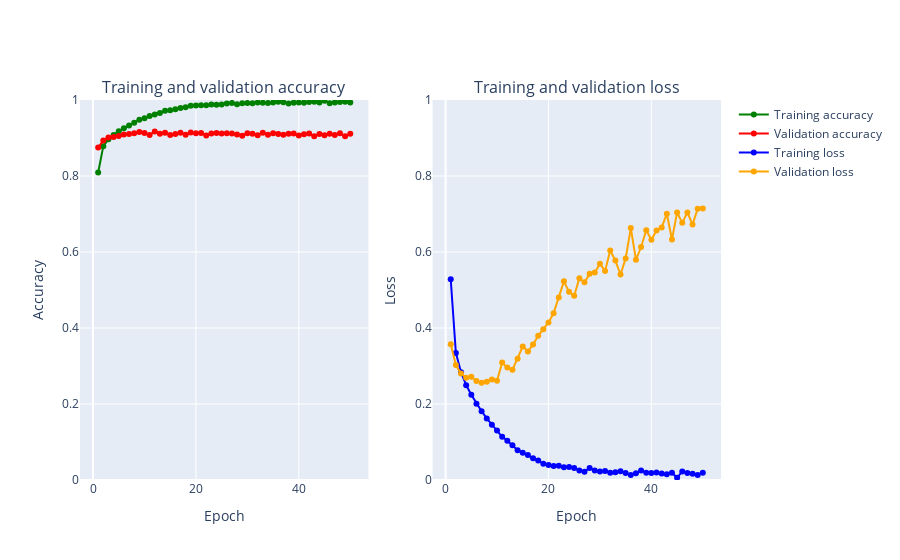

The code cell stored with this chart in its notebook:
### Markdown cell above
### Plot Functions

### Code cell
def create_trace(x,y,ylabel,color):
        trace = go.Scatter(
            x = x,y = y,
            name=ylabel,
            marker=dict(color=color),
            mode = "markers+lines",
            text=x
        )
        return trace
    
def plot_accuracy_and_loss(train_model):
    hist = train_model.history
    acc = hist['accuracy']
    val_acc = hist['val_accuracy']
    loss = hist['loss']
    val_loss = hist['val_loss']
    epochs = list(range(1,len(acc)+1))
    
    trace_ta = create_trace(epochs,acc,"Training accuracy", "Green")
    trace_va = create_trace(epochs,val_acc,"Validation accuracy", "Red")
    trace_tl = create_trace(epochs,loss,"Training loss", "Blue")
    trace_vl = create_trace(epochs,val_loss,"Validation loss", "Orange")
   
    fig = tools.make_subplots(rows=1,cols=2, subplot_titles=('Training and validation accuracy',
                                                             'Training and validation loss'))
    fig.append_trace(trace_ta,1,1)
    fig.append_trace(trace_va,1,1)
    fig.append_trace(trace_tl,1,2)
    fig.append_trace(trace_vl,1,2)
    fig['layout']['xaxis'].update(title = 'Epoch')
    fig['layout']['xaxis2'].update(title = 'Epoch')
    fig['layout']['yaxis'].update(title = 'Accuracy', range=[0,1])
    fig['layout']['yaxis2'].update(title = 'Loss', range=[0,1])

    
    iplot(fig, filename='accuracy-loss')

plot_accuracy_and_loss(train_model)

### Figure 1 — Plotly figure (JSON) as saved in the notebook; plotly's stock layout.template omitted (floating-point values rounded to 4 significant figures)
{"data": [{"marker": {"color": "Green"}, "mode": "markers+lines", "name": "Training accuracy", "text": ["1", "2", "3", "4", "5", "6", "7", "8", "9", "10", "11", "12", "13", "14", "15", "16", "17", "18", "19", "20", "21", "22", "23", "24", "25", "26", "27", "28", "29", "30", "31", "32", "33", "34", "35", "36", "37", "38", "39", "40", "41", "42", "43", "44", "45", "46", "47", "48", "49", "50"], "type": "scatter", "x": [1, 2, 3, 4, 5, 6, 7, 8, 9, 10, 11, 12, 13, 14, 15, 16, 17, 18, 19, 20, 21, 22, 23, 24, 25, 26, 27, 28, 29, 30, 31, 32, 33, 34, 35, 36, 37, 38, 39, 40, 41, 42, 43, 44, 45, 46, 47, 48, 49, 50], "xaxis": "x", "y": [0.8092, 0.8785, 0.8966, 0.9078, 0.9181, 0.9256, 0.9332, 0.9403, 0.9478, 0.952, 0.9577, 0.9617, 0.9658, 0.9714, 0.9732, 0.9757, 0.9788, 0.9811, 0.9846, 0.9854, 0.986, 0.9864, 0.9883, 0.9878, 0.9879, 0.9906, 0.9923, 0.9887, 0.9912, 0.9922, 0.9917, 0.9935, 0.9928, 0.9924, 0.9934, 0.9954, 0.9939, 0.9909, 0.993, 0.9934, 0.993, 0.9944, 0.9952, 0.9934, 0.9982, 0.9917, 0.9936, 0.9948, 0.9954, 0.9937], "yaxis": "y"}, {"marker": {"color": "Red"}, "mode": "markers+lines", "name": "Validation accuracy", "text": ["1", "2", "3", "4", "5", "6", "7", "8", "9", "10", "11", "12", "13", "14", "15", "16", "17", "18", "19", "20", "21", "22", "23", "24", "25", "26", "27", "28", "29", "30", "31", "32", "33", "34", "35", "36", "37", "38", "39", "40", "41", "42", "43", "44", "45", "46", "47", "48", "49", "50"], "type": "scatter", "x": [1, 2, 3, 4, 5, 6, 7, 8, 9, 10, 11, 12, 13, 14, 15, 16, 17, 18, 19, 20, 21, 22, 23, 24, 25, 26, 27, 28, 29, 30, 31, 32, 33, 34, 35, 36, 37, 38, 39, 40, 41, 42, 43, 44, 45, 46, 47, 48, 49, 50], "xaxis": "x", "y": [0.8748, 0.8935, 0.9016, 0.9028, 0.9053, 0.9093, 0.9105, 0.9128, 0.9155, 0.9128, 0.9078, 0.9172, 0.9112, 0.9135, 0.9082, 0.9107, 0.9135, 0.9087, 0.9144, 0.9126, 0.9129, 0.9063, 0.9118, 0.9133, 0.9116, 0.9125, 0.912, 0.909, 0.9058, 0.9126, 0.9112, 0.9073, 0.9136, 0.9088, 0.9125, 0.9107, 0.9086, 0.9111, 0.9116, 0.9066, 0.9102, 0.9118, 0.9049, 0.9108, 0.907, 0.9113, 0.9077, 0.9124, 0.9049, 0.9112], "yaxis": "y"}, {"marker": {"color": "Blue"}, "mode": "markers+lines", "name": "Training loss", "text": ["1", "2", "3", "4", "5", "6", "7", "8", "9", "10", "11", "12", "13", "14", "15", "16", "17", "18", "19", "20", "21", "22", "23", "24", "25", "26", "27", "28", "29", "30", "31", "32", "33", "34", "35", "36", "37", "38", "39", "40", "41", "42", "43", "44", "45", "46", "47", "48", "49", "50"], "type": "scatter", "x": [1, 2, 3, 4, 5, 6, 7, 8, 9, 10, 11, 12, 13, 14, 15, 16, 17, 18, 19, 20, 21, 22, 23, 24, 25, 26, 27, 28, 29, 30, 31, 32, 33, 34, 35, 36, 37, 38, 39, 40, 41, 42, 43, 44, 45, 46, 47, 48, 49, 50], "xaxis": "x2", "y": [0.5282, 0.3345, 0.2837, 0.2496, 0.2242, 0.2007, 0.1811, 0.1621, 0.1454, 0.1303, 0.1137, 0.1033, 0.09127, 0.07843, 0.07197, 0.06567, 0.05692, 0.05118, 0.04282, 0.03971, 0.03705, 0.03756, 0.03351, 0.03453, 0.03183, 0.02522, 0.02178, 0.03154, 0.02471, 0.02233, 0.02387, 0.0192, 0.02048, 0.02277, 0.01813, 0.01331, 0.01761, 0.02529, 0.01891, 0.01865, 0.01975, 0.01704, 0.0153, 0.01922, 0.005773, 0.02262, 0.01829, 0.01629, 0.01349, 0.01925], "yaxis": "y2"}, {"marker": {"color": "Orange"}, "mode": "markers+lines", "name": "Validation loss", "text": ["1", "2", "3", "4", "5", "6", "7", "8", "9", "10", "11", "12", "13", "14", "15", "16", "17", "18", "19", "20", "21", "22", "23", "24", "25", "26", "27", "28", "29", "30", "31", "32", "33", "34", "35", "36", "37", "38", "39", "40", "41", "42", "43", "44", "45", "46", "47", "48", "49", "50"], "type": "scatter", "x": [1, 2, 3, 4, 5, 6, 7, 8, 9, 10, 11, 12, 13, 14, 15, 16, 17, 18, 19, 20, 21, 22, 23, 24, 25, 26, 27, 28, 29, 30, 31, 32, 33, 34, 35, 36, 37, 38, 39, 40, 41, 42, 43, 44, 45, 46, 47, 48, 49, 50], "xaxis": "x2", "y": [0.3573, 0.3026, 0.28, 0.269, 0.2715, 0.2606, 0.2556, 0.2585, 0.2644, 0.2611, 0.3091, 0.2958, 0.2901, 0.3188, 0.3513, 0.3382, 0.3567, 0.3795, 0.3965, 0.4147, 0.439, 0.48, 0.5228, 0.4952, 0.4846, 0.5309, 0.5206, 0.5424, 0.5458, 0.569, 0.5503, 0.6042, 0.5775, 0.5407, 0.5831, 0.663, 0.5796, 0.6131, 0.6573, 0.6325, 0.6564, 0.6643, 0.7007, 0.6328, 0.7041, 0.6767, 0.7042, 0.6721, 0.714, 0.7142], "yaxis": "y2"}], "layout": {"annotations": [{"font": {"size": 16}, "showarrow": false, "text": "Training and validation accuracy", "x": 0.225, "xanchor": "center", "xref": "paper", "y": 1, "yanchor": "bottom", "yref": "paper"}, {"font": {"size": 16}, "showarrow": false, "text": "Training and validation loss", "x": 0.775, "xanchor": "center", "xref": "paper", "y": 1, "yanchor": "bottom", "yref": "paper"}], "xaxis": {"anchor": "y", "domain": [0, 0.45], "title": {"text": "Epoch"}}, "xaxis2": {"anchor": "y2", "domain": [0.55, 1], "title": {"text": "Epoch"}}, "yaxis": {"anchor": "x", "domain": [0, 1], "range": [0, 1], "title": {"text": "Accuracy"}}, "yaxis2": {"anchor": "x2", "domain": [0, 1], "range": [0, 1], "title": {"text": "Loss"}}}}
